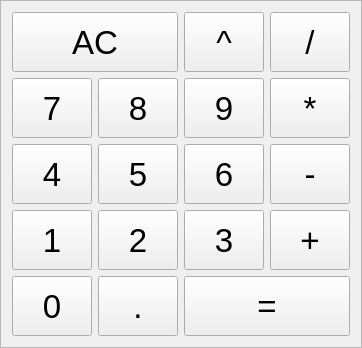
        <widget class="QFrame" name="frame_4">
         <property name="frameShape">
          <enum>QFrame::StyledPanel</enum>
         </property>
         <property name="frameShadow">
          <enum>QFrame::Raised</enum>
         </property>
         <layout class="QGridLayout" name="gridLayout_2">
          <item row="7" column="2">
           <widget class="QPushButton" name="twoButton">
            <property name="sizePolicy">
             <sizepolicy hsizetype="Preferred" vsizetype="Preferred">
              <horstretch>0</horstretch>
              <verstretch>0</verstretch>
             </sizepolicy>
            </property>
            <property name="minimumSize">
             <size>
              <width>60</width>
              <height>60</height>
             </size>
            </property>
            <property name="maximumSize">
             <size>
              <width>16777215</width>
              <height>16777215</height>
             </size>
            </property>
            <property name="font">
             <font>
              <pointsize>25</pointsize>
             </font>
            </property>
            <property name="styleSheet">
             <string notr="true">QTextEdit {
background: rgb(61, 60, 59);
border-radius: 10px;
}

QLabel {
background: rgb(61, 60, 59);
border-radius: 10px;
}</string>
            </property>
            <property name="text">
             <string>2</string>
            </property>
           </widget>
          </item>
          <item row="7" column="3">
           <widget class="QPushButton" name="threeButton">
            <property name="sizePolicy">
             <sizepolicy hsizetype="Preferred" vsizetype="Preferred">
              <horstretch>0</horstretch>
              <verstretch>0</verstretch>
             </sizepolicy>
            </property>
            <property name="minimumSize">
             <size>
              <width>60</width>
              <height>60</height>
             </size>
            </property>
            <property name="maximumSize">
             <size>
              <width>16777215</width>
              <height>16777215</height>
             </size>
            </property>
            <property name="font">
             <font>
              <pointsize>25</pointsize>
             </font>
            </property>
            <property name="styleSheet">
             <string notr="true">QTextEdit {
background: rgb(61, 60, 59);
border-radius: 10px;
}

QLabel {
background: rgb(61, 60, 59);
border-radius: 10px;
}</string>
            </property>
            <property name="text">
             <string>3</string>
            </property>
           </widget>
          </item>
          <item row="5" column="2">
           <widget class="QPushButton" name="fiveButton">
            <property name="sizePolicy">
             <sizepolicy hsizetype="Preferred" vsizetype="Preferred">
              <horstretch>0</horstretch>
              <verstretch>0</verstretch>
             </sizepolicy>
            </property>
            <property name="minimumSize">
             <size>
              <width>60</width>
              <height>60</height>
             </size>
            </property>
            <property name="maximumSize">
             <size>
              <width>16777215</width>
              <height>16777215</height>
             </size>
            </property>
            <property name="font">
             <font>
              <pointsize>25</pointsize>
             </font>
            </property>
            <property name="styleSheet">
             <string notr="true">QTextEdit {
background: rgb(61, 60, 59);
border-radius: 10px;
}

QLabel {
background: rgb(61, 60, 59);
border-radius: 10px;
}</string>
            </property>
            <property name="text">
             <string>5</string>
            </property>
           </widget>
          </item>
          <item row="5" column="4">
           <widget class="QPushButton" name="minusButton">
            <property name="sizePolicy">
             <sizepolicy hsizetype="Preferred" vsizetype="Preferred">
              <horstretch>0</horstretch>
              <verstretch>0</verstretch>
             </sizepolicy>
            </property>
            <property name="minimumSize">
             <size>
              <width>60</width>
              <height>60</height>
             </size>
            </property>
            <property name="maximumSize">
             <size>
              <width>16777215</width>
              <height>16777215</height>
             </size>
            </property>
            <property name="font">
             <font>
              <pointsize>25</pointsize>
             </font>
            </property>
            <property name="styleSheet">
             <string notr="true">QTextEdit {
background: rgb(61, 60, 59);
border-radius: 10px;
}

QLabel {
background: rgb(61, 60, 59);
border-radius: 10px;
}</string>
            </property>
            <property name="text">
             <string>-</string>
            </property>
           </widget>
          </item>
          <item row="4" column="3">
           <widget class="QPushButton" name="nineButton">
            <property name="sizePolicy">
             <sizepolicy hsizetype="Preferred" vsizetype="Preferred">
              <horstretch>0</horstretch>
              <verstretch>0</verstretch>
             </sizepolicy>
            </property>
            <property name="minimumSize">
             <size>
              <width>60</width>
              <height>60</height>
             </size>
            </property>
            <property name="maximumSize">
             <size>
              <width>16777215</width>
              <height>16777215</height>
             </size>
            </property>
            <property name="font">
             <font>
              <pointsize>25</pointsize>
             </font>
            </property>
            <property name="styleSheet">
             <string notr="true">QTextEdit {
background: rgb(61, 60, 59);
border-radius: 10px;
}

QLabel {
background: rgb(61, 60, 59);
border-radius: 10px;
}</string>
            </property>
            <property name="text">
             <string>9</string>
            </property>
           </widget>
          </item>
          <item row="5" column="1">
           <widget class="QPushButton" name="fourButton">
            <property name="sizePolicy">
             <sizepolicy hsizetype="Preferred" vsizetype="Preferred">
              <horstretch>0</horstretch>
              <verstretch>0</verstretch>
             </sizepolicy>
            </property>
            <property name="minimumSize">
             <size>
              <width>60</width>
              <height>60</height>
             </size>
            </property>
            <property name="maximumSize">
             <size>
              <width>16777215</width>
              <height>16777215</height>
             </size>
            </property>
            <property name="font">
             <font>
              <pointsize>25</pointsize>
             </font>
            </property>
            <property name="styleSheet">
             <string notr="true">QTextEdit {
background: rgb(61, 60, 59);
border-radius: 10px;
}

QLabel {
background: rgb(61, 60, 59);
border-radius: 10px;
}</string>
            </property>
            <property name="text">
             <string>4</string>
            </property>
           </widget>
          </item>
          <item row="4" column="1">
           <widget class="QPushButton" name="sevenButton">
            <property name="sizePolicy">
             <sizepolicy hsizetype="Preferred" vsizetype="Preferred">
              <horstretch>0</horstretch>
              <verstretch>0</verstretch>
             </sizepolicy>
            </property>
            <property name="minimumSize">
             <size>
              <width>60</width>
              <height>60</height>
             </size>
            </property>
            <property name="maximumSize">
             <size>
              <width>16777215</width>
              <height>16777215</height>
             </size>
            </property>
            <property name="font">
             <font>
              <pointsize>25</pointsize>
             </font>
            </property>
            <property name="styleSheet">
             <string notr="true">QTextEdit {
background: rgb(61, 60, 59);
border-radius: 10px;
}

QLabel {
background: rgb(61, 60, 59);
border-radius: 10px;
}</string>
            </property>
            <property name="text">
             <string>7</string>
            </property>
           </widget>
          </item>
          <item row="5" column="3">
           <widget class="QPushButton" name="sixButton">
            <property name="sizePolicy">
             <sizepolicy hsizetype="Preferred" vsizetype="Preferred">
              <horstretch>0</horstretch>
              <verstretch>0</verstretch>
             </sizepolicy>
            </property>
            <property name="minimumSize">
             <size>
              <width>60</width>
              <height>60</height>
             </size>
            </property>
            <property name="maximumSize">
             <size>
              <width>16777215</width>
              <height>16777215</height>
             </size>
            </property>
            <property name="font">
             <font>
              <pointsize>25</pointsize>
             </font>
            </property>
            <property name="styleSheet">
             <string notr="true">QTextEdit {
background: rgb(61, 60, 59);
border-radius: 10px;
}

QLabel {
background: rgb(61, 60, 59);
border-radius: 10px;
}</string>
            </property>
            <property name="text">
             <string>6</string>
            </property>
           </widget>
          </item>
          <item row="2" column="1" colspan="2">
           <widget class="QPushButton" name="clearButton">
            <property name="sizePolicy">
             <sizepolicy hsizetype="Preferred" vsizetype="Preferred">
              <horstretch>0</horstretch>
              <verstretch>0</verstretch>
             </sizepolicy>
            </property>
            <property name="minimumSize">
             <size>
              <width>60</width>
              <height>60</height>
             </size>
            </property>
            <property name="maximumSize">
             <size>
              <width>16777215</width>
              <height>16777215</height>
             </size>
            </property>
            <property name="font">
             <font>
              <pointsize>25</pointsize>
             </font>
            </property>
            <property name="styleSheet">
             <string notr="true">QTextEdit {
background: rgb(61, 60, 59);
border-radius: 10px;
}

QLabel {
background: rgb(61, 60, 59);
border-radius: 10px;
}</string>
            </property>
            <property name="text">
             <string>AC</string>
            </property>
           </widget>
          </item>
          <item row="2" column="3">
           <widget class="QPushButton" name="powerButton">
            <property name="sizePolicy">
             <sizepolicy hsizetype="Preferred" vsizetype="Preferred">
              <horstretch>0</horstretch>
              <verstretch>0</verstretch>
             </sizepolicy>
            </property>
            <property name="minimumSize">
             <size>
              <width>60</width>
              <height>60</height>
             </size>
            </property>
            <property name="maximumSize">
             <size>
              <width>16777215</width>
              <height>16777215</height>
             </size>
            </property>
            <property name="font">
             <font>
              <pointsize>25</pointsize>
             </font>
            </property>
            <property name="styleSheet">
             <string notr="true">QTextEdit {
background: rgb(61, 60, 59);
border-radius: 10px;
}

QLabel {
background: rgb(61, 60, 59);
border-radius: 10px;
}</string>
            </property>
            <property name="text">
             <string>^</string>
            </property>
           </widget>
          </item>
          <item row="4" column="2">
           <widget class="QPushButton" name="eightButton">
            <property name="sizePolicy">
             <sizepolicy hsizetype="Preferred" vsizetype="Preferred">
              <horstretch>0</horstretch>
              <verstretch>0</verstretch>
             </sizepolicy>
            </property>
            <property name="minimumSize">
             <size>
              <width>60</width>
              <height>60</height>
             </size>
            </property>
            <property name="maximumSize">
             <size>
              <width>16777215</width>
              <height>16777215</height>
             </size>
            </property>
            <property name="font">
             <font>
              <pointsize>25</pointsize>
             </font>
            </property>
            <property name="styleSheet">
             <string notr="true">QTextEdit {
background: rgb(61, 60, 59);
border-radius: 10px;
}

QLabel {
background: rgb(61, 60, 59);
border-radius: 10px;
}</string>
            </property>
            <property name="text">
             <string>8</string>
            </property>
           </widget>
          </item>
          <item row="7" column="4">
           <widget class="QPushButton" name="plusButton">
            <property name="sizePolicy">
             <sizepolicy hsizetype="Preferred" vsizetype="Preferred">
              <horstretch>0</horstretch>
              <verstretch>0</verstretch>
             </sizepolicy>
            </property>
            <property name="minimumSize">
             <size>
              <width>60</width>
              <height>60</height>
             </size>
            </property>
            <property name="maximumSize">
             <size>
              <width>16777215</width>
              <height>16777215</height>
             </size>
            </property>
            <property name="font">
             <font>
              <pointsize>25</pointsize>
             </font>
            </property>
            <property name="styleSheet">
             <string notr="true">QTextEdit {
background: rgb(61, 60, 59);
border-radius: 10px;
}

QLabel {
background: rgb(61, 60, 59);
border-radius: 10px;
}</string>
            </property>
            <property name="text">
             <string>+</string>
            </property>
           </widget>
          </item>
          <item row="7" column="1">
           <widget class="QPushButton" name="oneButton">
            <property name="sizePolicy">
             <sizepolicy hsizetype="Preferred" vsizetype="Preferred">
              <horstretch>0</horstretch>
              <verstretch>0</verstretch>
             </sizepolicy>
            </property>
            <property name="minimumSize">
             <size>
              <width>60</width>
              <height>60</height>
             </size>
            </property>
            <property name="maximumSize">
             <size>
              <width>16777215</width>
              <height>16777215</height>
             </size>
            </property>
            <property name="font">
             <font>
              <pointsize>25</pointsize>
             </font>
            </property>
            <property name="styleSheet">
             <string notr="true">QTextEdit {
background: rgb(61, 60, 59);
border-radius: 10px;
}

QLabel {
background: rgb(61, 60, 59);
border-radius: 10px;
}</string>
            </property>
            <property name="text">
             <string>1</string>
            </property>
           </widget>
          </item>
          <item row="8" column="3" colspan="2">
           <widget class="QPushButton" name="equalButton">
            <property name="sizePolicy">
             <sizepolicy hsizetype="Preferred" vsizetype="Preferred">
              <horstretch>0</horstretch>
              <verstretch>0</verstretch>
             </sizepolicy>
            </property>
            <property name="minimumSize">
             <size>
              <width>60</width>
              <height>60</height>
             </size>
            </property>
            <property name="maximumSize">
             <size>
              <width>16777215</width>
              <height>16777215</height>
             </size>
            </property>
            <property name="font">
             <font>
              <pointsize>25</pointsize>
             </font>
            </property>
            <property name="styleSheet">
             <string notr="true">QTextEdit {
background: rgb(61, 60, 59);
border-radius: 10px;
}

QLabel {
background: rgb(61, 60, 59);
border-radius: 10px;
}</string>
            </property>
            <property name="text">
             <string>=</string>
            </property>
           </widget>
          </item>
          <item row="8" column="2">
           <widget class="QPushButton" name="pointButton">
            <property name="sizePolicy">
             <sizepolicy hsizetype="Preferred" vsizetype="Preferred">
              <horstretch>0</horstretch>
              <verstretch>0</verstretch>
             </sizepolicy>
            </property>
            <property name="minimumSize">
             <size>
              <width>60</width>
              <height>60</height>
             </size>
            </property>
            <property name="maximumSize">
             <size>
              <width>16777215</width>
              <height>16777215</height>
             </size>
            </property>
            <property name="font">
             <font>
              <pointsize>25</pointsize>
             </font>
            </property>
            <property name="styleSheet">
             <string notr="true">QTextEdit {
background: rgb(61, 60, 59);
border-radius: 10px;
}

QLabel {
background: rgb(61, 60, 59);
border-radius: 10px;
}</string>
            </property>
            <property name="text">
             <string>.</string>
            </property>
           </widget>
          </item>
          <item row="4" column="4">
           <widget class="QPushButton" name="multiplyButton">
            <property name="sizePolicy">
             <sizepolicy hsizetype="Preferred" vsizetype="Preferred">
              <horstretch>0</horstretch>
              <verstretch>0</verstretch>
             </sizepolicy>
            </property>
            <property name="minimumSize">
             <size>
              <width>60</width>
              <height>60</height>
             </size>
            </property>
            <property name="maximumSize">
             <size>
              <width>16777215</width>
              <height>16777215</height>
             </size>
            </property>
            <property name="font">
             <font>
              <pointsize>25</pointsize>
             </font>
            </property>
            <property name="styleSheet">
             <string notr="true">QTextEdit {
background: rgb(61, 60, 59);
border-radius: 10px;
}

QLabel {
background: rgb(61, 60, 59);
border-radius: 10px;
}</string>
            </property>
            <property name="text">
             <string>*</string>
            </property>
           </widget>
          </item>
          <item row="2" column="4">
           <widget class="QPushButton" name="divideButton">
            <property name="sizePolicy">
             <sizepolicy hsizetype="Preferred" vsizetype="Preferred">
              <horstretch>0</horstretch>
              <verstretch>0</verstretch>
             </sizepolicy>
            </property>
            <property name="minimumSize">
             <size>
              <width>60</width>
              <height>60</height>
             </size>
            </property>
            <property name="maximumSize">
             <size>
              <width>16777215</width>
              <height>16777215</height>
             </size>
            </property>
            <property name="font">
             <font>
              <pointsize>25</pointsize>
             </font>
            </property>
            <property name="styleSheet">
             <string notr="true">QTextEdit {
background: rgb(61, 60, 59);
border-radius: 10px;
}

QLabel {
background: rgb(61, 60, 59);
border-radius: 10px;
}</string>
            </property>
            <property name="text">
             <string>/</string>
            </property>
           </widget>
          </item>
          <item row="8" column="1">
           <widget class="QPushButton" name="zeroButton">
            <property name="sizePolicy">
             <sizepolicy hsizetype="Preferred" vsizetype="Preferred">
              <horstretch>0</horstretch>
              <verstretch>0</verstretch>
             </sizepolicy>
            </property>
            <property name="minimumSize">
             <size>
              <width>60</width>
              <height>60</height>
             </size>
            </property>
            <property name="maximumSize">
             <size>
              <width>16777215</width>
              <height>16777215</height>
             </size>
            </property>
            <property name="font">
             <font>
              <pointsize>25</pointsize>
             </font>
            </property>
            <property name="styleSheet">
             <string notr="true">QTextEdit {
background: rgb(61, 60, 59);
border-radius: 10px;
}

QLabel {
background: rgb(61, 60, 59);
border-radius: 10px;
}</string>
            </property>
            <property name="text">
             <string>0</string>
            </property>
           </widget>
          </item>
         </layout>
        </widget>
